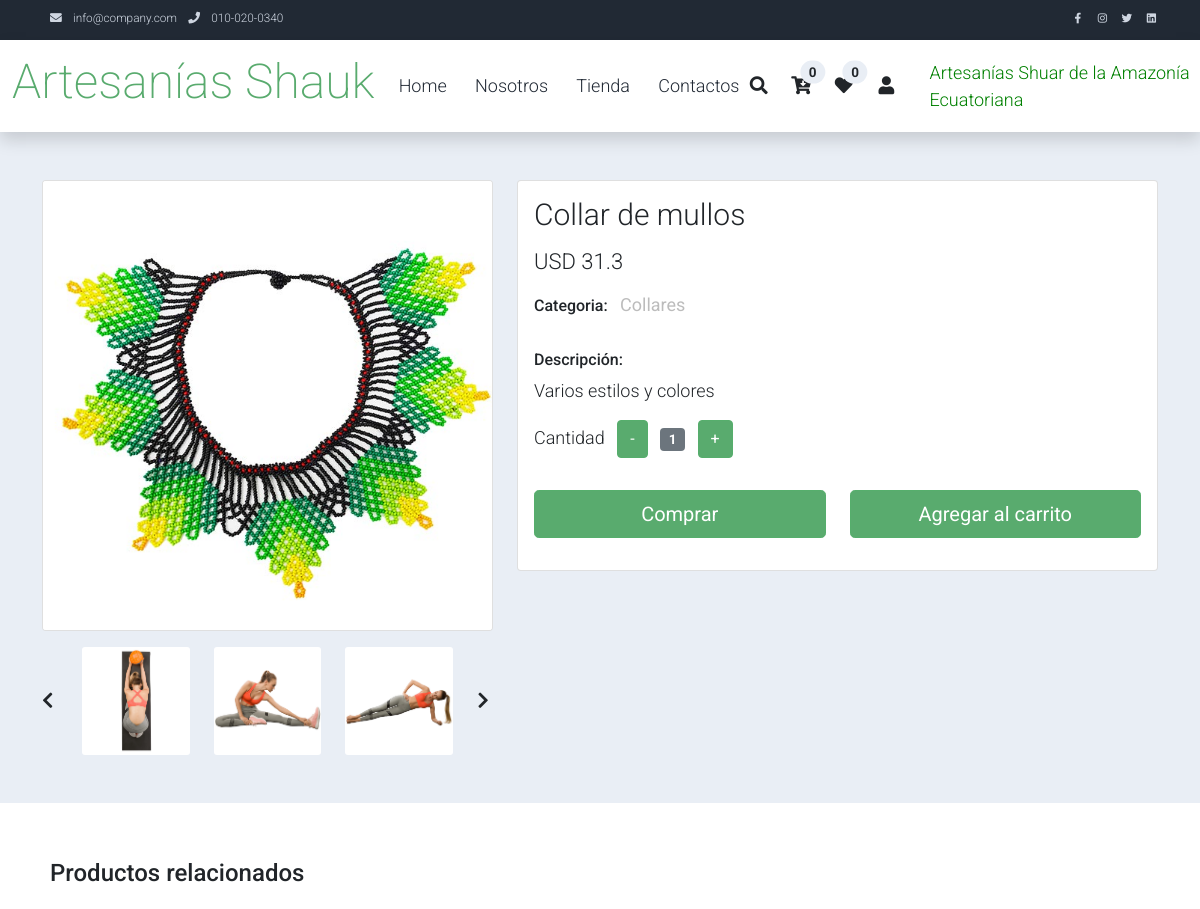
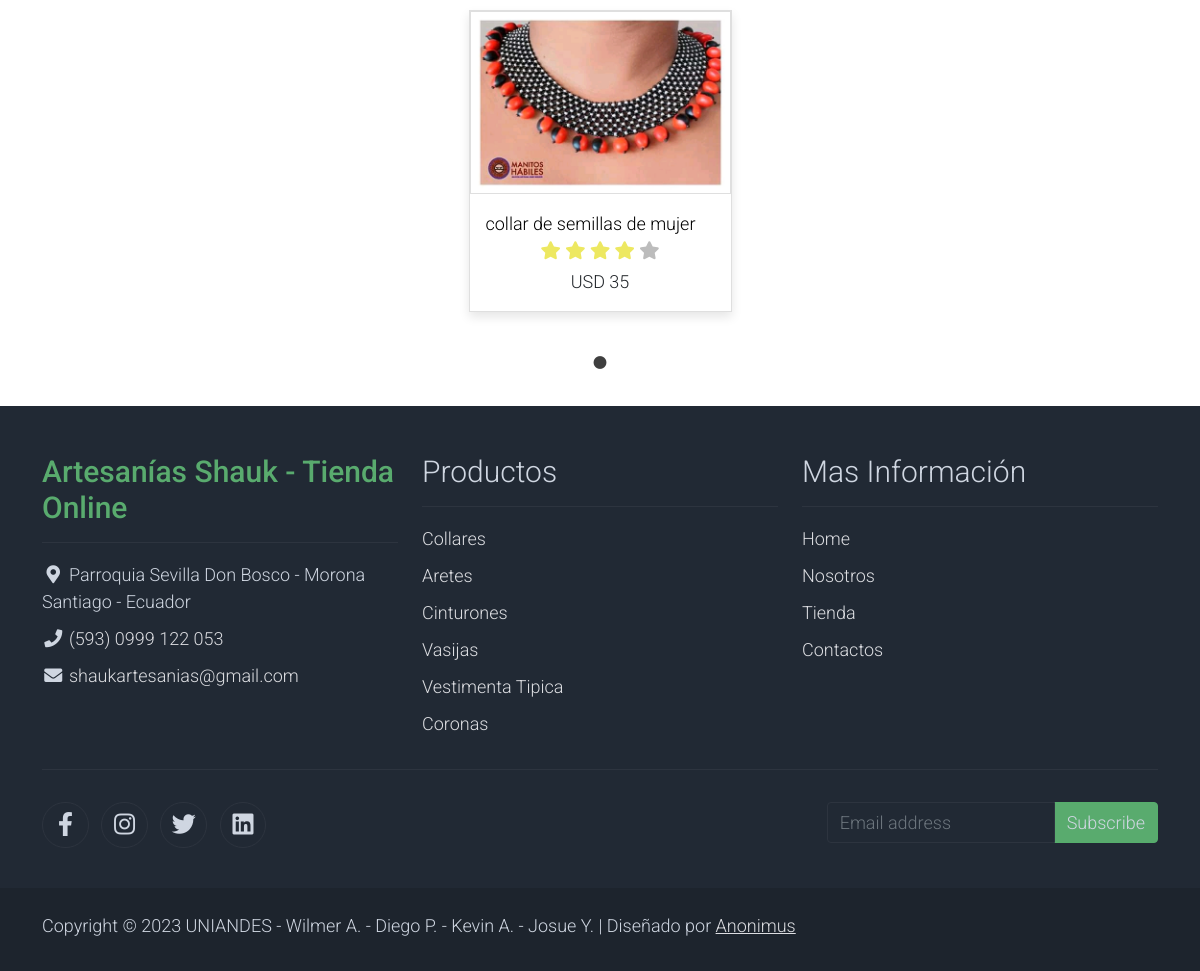
Page /Principal/detail/5 on the committed database (2 pictures, top to bottom).
### tables this page shows
CREATE TABLE `productos` (
  `pro_id` int(11) NOT NULL,
  `pro_nombre` varchar(100) DEFAULT NULL,
  `pro_descripcion` varchar(100) DEFAULT NULL,
  `pro_precio` float DEFAULT NULL,
  `pro_catid` int(11) DEFAULT NULL,
  `pro_imagen` varchar(150) NOT NULL,
  `pro_imagen2` varchar(150) NOT NULL,
  `pro_imagen3` varchar(150) NOT NULL,
  `pro_stock` int(11) NOT NULL
);

CREATE TABLE `categorias` (
  `cat_id` int(11) NOT NULL,
  `cat_nombre` varchar(100) DEFAULT NULL,
  `cat_imagen` varchar(150) NOT NULL
);

### Config/App/Views.php (called while the page is built)
<?php
class Views{
    public function getView($ruta, $vista, $data="")
    {
        if ($ruta == "home") {
            $vista = "Views/".$vista.".php";
        }else{
            $vista = "Views/".$ruta."/".$vista.".php";
        }
        require $vista;
    }
}
?>

### Controllers/Principal.php (called while the page is built, shortened)
<?php
class Principal extends Controller
{
    public function detail($pro_id)
    {
        $data['producto']=$this->model->getProducto($pro_id);
        $cat_id = $data['producto']['pro_catid'];
        $data['relacionados']=$this->model->getAleatorios($cat_id, $data['producto']['pro_id']);
        $data['title'] = $data['producto']['pro_nombre'];
        $this->views->getView('principal', "shop-single", $data);
    }
}

### Config/App/Query.php (called while the page is built, shortened)
<?php
class Query extends Conexion{
    private $pdo, $con, $sql, $datos;
    public function __construct() {
        $this->pdo = new Conexion();
        $this->con = $this->pdo->conect();
    }
    public function select(string $sql)
    {
        $this->sql = $sql;
        $resul = $this->con->prepare($this->sql);
        $resul->execute();
        $data = $resul->fetch(PDO::FETCH_ASSOC);
        return $data;
    }
    public function selectAll(string $sql)
    {
        $this->sql = $sql;
        $resul = $this->con->prepare($this->sql);
        $resul->execute();
        $data = $resul->fetchAll(PDO::FETCH_ASSOC);
        return $data;
    }
}
?>

### Config/App/conexion.php (called while the page is built)
<?php
class Conexion{
    private $conect;
    public function __construct()
    {
        $pdo = "mysql:host=".HOST.";dbname=".DB.";".CHARSET;
        try {
            $this->conect = new PDO($pdo, USER, PASS);
            $this->conect->setAttribute(PDO::ATTR_ERRMODE, PDO::ERRMODE_EXCEPTION);
        } catch (PDOException $e) {
            echo "Error en la conexion".$e->getMessage();
        }
    }
    public function conect()
    {
        return $this->conect;
    }
}
?>

### Models/PrincipalModel.php (called while the page is built, shortened)
<?php
class PrincipalModel extends Query{
    public function getProducto($pro_id)
    {
        $sql="SELECT p.*, c.cat_nombre FROM productos p INNER JOIN categorias c ON c.cat_id=p.pro_catid WHERE p.pro_id=$pro_id";
        return $this->select($sql);
    }
    public function getAleatorios($cat_id,$pro_id)
    {
        $sql="SELECT * FROM productos WHERE pro_catid=$cat_id AND pro_id != $pro_id ORDER BY RAND() LIMIT 10";
        return $this->selectall($sql);
    }
}
?>

### Config/App/Controller.php (called while the page is built, shortened)
<?php
class Controller{
    public function cargarModel()
    {
        $model = get_class($this)."Model";
        $ruta = "Models/".$model.".php";
        if (file_exists($ruta)) {
            $this->model = new $model();
        }
    }
}
?>

### Views/principal/shop-single.php (the view, shortened to what this page needs)
<?php include_once 'views/template/header-principal.php'; ?>
    <section class="bg-light">
        <div class="container pb-5">
            <div class="row">
                <div class="col-lg-5 mt-5">
                    <div class="card mb-3">
                        <img class="card-img img-fluid" src="<?php echo $data['producto']['pro_imagen2']; ?>" />
                    </div>
                    <div class="row">
                        <div class="col-1 align-self-center">
                            <a href="#multi-item-example" role="button" data-bs-slide="prev">
                                <i class="text-dark fas fa-chevron-left"></i>
                            </a>
                        </div>
                        <div id="multi-item-example" class="col-10 carousel slide carousel-multi-item" data-bs-ride="carousel">
                            <div class="carousel-inner product-links-wap" role="listbox">
                                <div class="carousel-item active">
                                    <div class="row">
                                        <div class="col-4">
                                            <a href="#">
                                                <img class="card-img img-fluid" src="<?php echo BASE_URL;?>assets/img/product_single_01.jpg" alt="Product Image 1">
                                            </a>
                                        </div>
                                        <div class="col-4">
                                            <a href="#">
                                                <img class="card-img img-fluid" src="<?php echo BASE_URL;?>assets/img/product_single_02.jpg" alt="Product Image 2">
                                            </a>
                                        </div>
                                        <div class="col-4">
                                            <a href="#">
                                                <img class="card-img img-fluid" src="<?php echo BASE_URL;?>assets/img/product_single_03.jpg" alt="Product Image 3">
                                            </a>
                                        </div>
                                    </div>
                                </div>
                            </div>
                        </div>
                        <div class="col-1 align-self-center">
                            <a href="#multi-item-example" role="button" data-bs-slide="next">
                                <i class="text-dark fas fa-chevron-right"></i>
                            </a>
                        </div>
                    </div>
                </div>
                <div class="col-lg-7 mt-5">
                    <div class="card">
                        <div class="card-body">
                            <h1 class="h2"><?php echo $data['producto']['pro_nombre'];?></h1>
                            <p class="h3 py-2"><?php echo MONEDA . ' '. $data['producto']['pro_precio'];?></p>
                            <ul class="list-inline">
                                <li class="list-inline-item">
                                    <h6>Categoria:</h6>
                                </li>
                                <li class="list-inline-item">
                                    <p class="text-muted"><strong><?php echo $data['producto']['cat_nombre']; ?></strong></p>
                                </li>
                            </ul>
                            <h6>Descripción:</h6>
                            <p><?php echo $data['producto']['pro_descripcion'];?></p>
                            <form action="" method="GET">
                                <div class="col-auto">
                                    <ul class="list-inline pb-3">
                                        <li class="list-inline-item text-right">
                                            Cantidad
                                        </li>
                                        <li class="list-inline-item"><span class="btn btn-success" id="btn-minus">-</span></li>
                                        <li class="list-inline-item"><span class="badge bg-secondary" id="var-value">1</span></li>
                                        <li class="list-inline-item"><span class="btn btn-success" id="btn-plus">+</span></li>
                                    </ul>
                                </div>
                                <div class="row pb-3">
                                    <div class="col d-grid">
                                        <button type="submit" class="btn btn-success btn-lg" name="submit" value="buy">Comprar</button>
                                    </div>
                                    <div class="col d-grid">
                                        <button type="button" class="btn btn-success btn-lg" id="btnAddCart" >Agregar al carrito</button>
                                    </div>
                                </div>
                            </form>
                        </div>
                    </div>
                </div>
            </div>
        </div>
    </section>
    <section class="py-5">
        <div class="container">
            <div class="row text-left p-2 pb-3">
                <h4>Productos relacionados</h4>
            </div>
            <div id="carousel-related-product">
                <?php foreach($data['relacionados'] as $producto) { ?>
                <div class="p-2 pb-3">
                    <div class="product-wap card rounded-0">
                        <div class="card rounded-0">
                            <img class="card-img rounded-0 img-fluid" src="<?php echo $producto['pro_imagen2'];?>">
                        </div>
                        <div class="card-body">
                            <a href="#" class="h3 text-decoration-none"><?php echo $producto['pro_nombre'];?></a>
                            <ul class="list-unstyled d-flex justify-content-center mb-1">
                                <li>
                                    <i class="text-warning fa fa-star"></i>
                                    <i class="text-warning fa fa-star"></i>
                                    <i class="text-warning fa fa-star"></i>
                                    <i class="text-warning fa fa-star"></i>
                                    <i class="text-muted fa fa-star"></i>
                                </li>
                            </ul>
                            <p class="text-center mb-0"><?php echo MONEDA .' ' . $producto['pro_precio'];?></p>
                        </div>
                    </div>
                </div>
                <?php } ?>
            </div>
        </div>
    </section>
    <?php include_once 'views/template/footer-principal.php'; ?>
</body>
</html>

### assets/css/templatemo.css (style rules this page uses)
body, ul, li, p, a, label, input, div { font-family: "Roboto", sans-serif; font-size: 18px !important; font-weight: 300 !important; }
.h2 { font-family: "Roboto", sans-serif; font-size: 30px !important; font-weight: 300; }
.h3 { font-family: "Roboto", sans-serif; font-size: 22px !important; }
.text-warning { color: #ede861 !important; }
.text-muted { color: #bcbcbc !important; }
.bg-light { background-color: #e9eef5 !important; }
.btn-success { background-color: #59ab6e !important; border-color: #56ae6c !important; }
.product-wap { box-shadow: 0px 5px 10px 0px rgba(0, 0, 0, 0.1); }
.card.product-wap a { color: #000; }
.product-wap .h3, .product-wap li, .product-wap i, .product-wap p { font-size: 12px !important; }
@media (min-width: 992px) { .product-wap .h3, .product-wap li, .product-wap i, .product-wap p { font-size: 18px !important; } }

### rows in the picture
productos: pro_imagen2 (picture), pro_nombre "Collar de mullos", pro_precio "31.3", pro_catid.cat_nombre "Collares", pro_descripcion "Varios estilos y colores"
productos: pro_imagen2 (picture), pro_nombre "collar de semillas de mujer", pro_precio "35"

### other values in the picture
TITLE "Artesanías Shauk"
MONEDA "USD"
